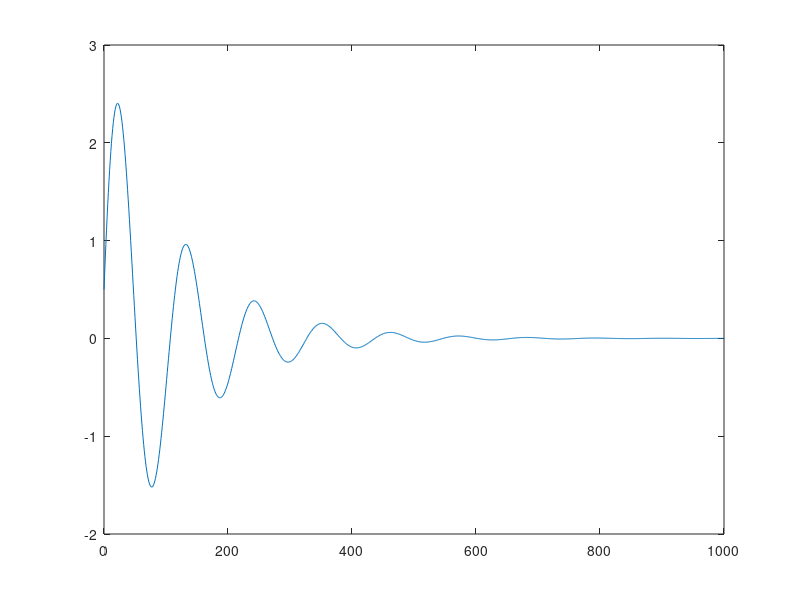

Write the MATLAB code that produced this figure.
%% Lecture 2: Introduction to Model Predictive Control
% Exercise 02: mass-spring damped system
% -> Second order system 
% q -> position of the mass
% u(t) -> external force
% Choosing the position and the velocity of the mass as state-variables:
m = 3; % Kg
k = 1; % N/m
c = 0.5;

% Matrix of the state-space model
A_c = [0 1; -k/m -c/m];
B_c = [0; 1/m];
C_c = [1 0];
D_c = 0;

Gss_c = ss(A_c,B_c,C_c,D_c);

% 01: Discretize this model using delta t = 0.1

Ts = 0.1;
Gss_d = c2d(Gss_c, Ts);

% 02: Calculate the output response y(k) using the discrete-time model,
% where u(k) = 0, but the initial condition xm(0) = [0.5 1.6]T . Interpret
% your simulation results in terms of the physical mass-spring damped system.

N = 1000; % Number of samples
k = 0:N-1; % Time vector

xm0 = [0.5; 1.6]; % Initial position and velocity

xm = zeros(2, N); % State vector
xm(:,1) = xm0; % Set initial condition
y = zeros(1, N); % Output vector (position q)

% Simulate the system response
for i = 1:N-1
    xm(:,i+1) = Gss_d.A*xm(:,i);  % No input 
    y(i) = Gss_d.C*xm(:,i);       % System output 
end
y(N) = Gss_d.C*xm(:,N);          % Final output

plot(k,y)
